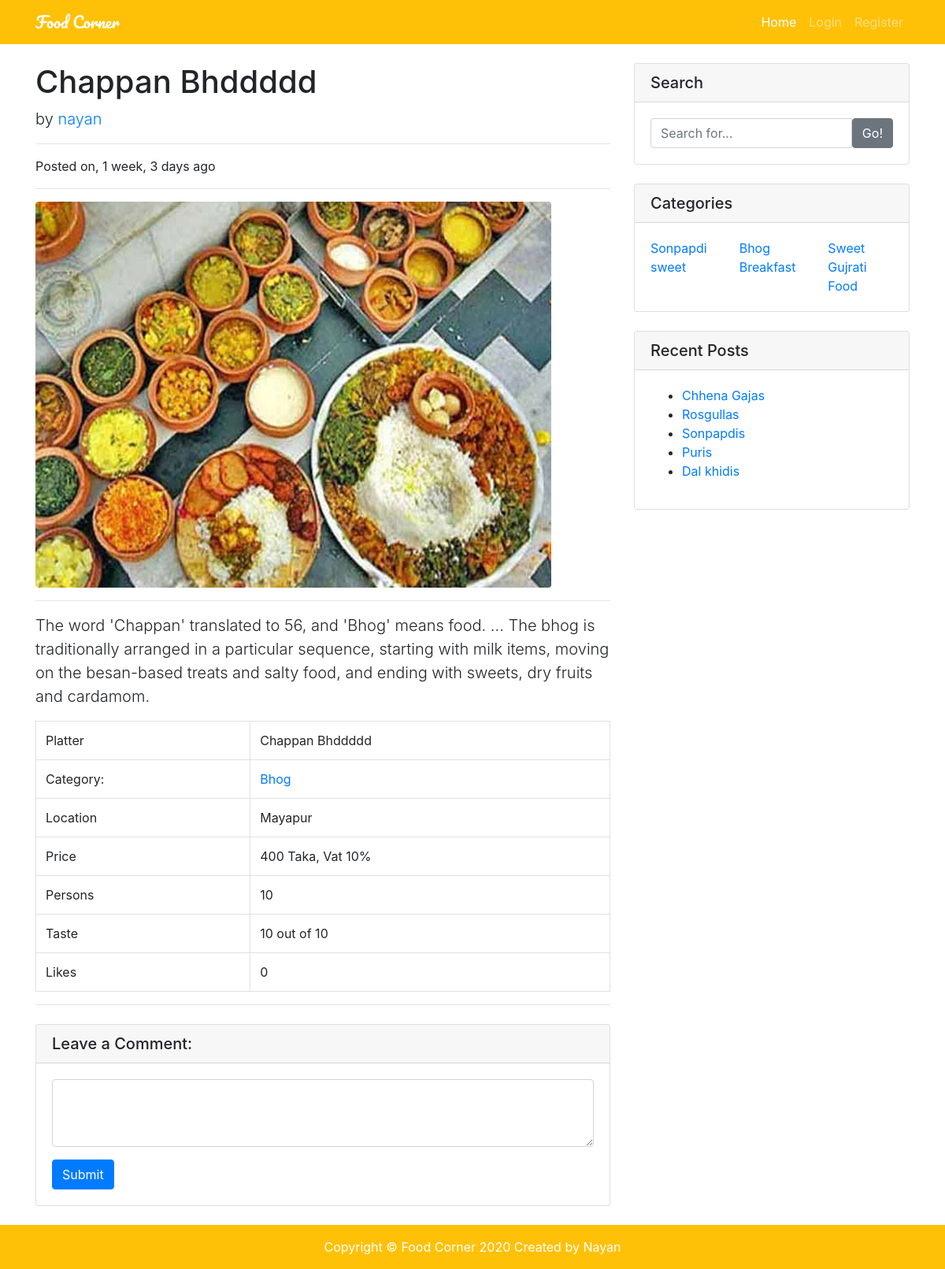
The app's page /chappan-bhddddd/ with its own data.
### restaurants/models.py (models this page shows, shortened)
class Restaurant(models.Model):
    user = models.ForeignKey(User, on_delete=models.CASCADE)
    title = models.CharField(max_length=120)
    image = models.ImageField(upload_to='restaurants/')
    categories = models.CharField(max_length=120)
    location = models.CharField(max_length=120)
    price = models.IntegerField()
    vat = models.PositiveIntegerField(default=0)
    taste = models.PositiveIntegerField(choices=choices)
    persons = models.PositiveIntegerField(choices=choices)
    details = models.TextField()
    slug = models.SlugField(unique=True, blank=True)
    likes = models.ManyToManyField(User, related_name='post_likes', blank=True)
    views = models.IntegerField(default=0,blank=True)
    created_at = models.DateTimeField(auto_now_add=True)
    updated_at = models.DateTimeField(auto_now=True)
    is_active = models.BooleanField(default=True)
    def likes_count(self):
        return self.likes.count()
    def get_categories(self):
        cats = self.categories.split(',')
        return cats

### restaurants/views.py (the view, shortened to what this page needs)
# urls.py: path('<slug:slug>/', RestaurantDetailView.as_view(), name='detail'),
class RestaurantDetailView(DetailView):
    queryset = Restaurant.objects.all()

### restaurants/context_processor.py (called while the page is built)
def categories(request):
    cat_list = []
    all_cat = Restaurant.objects.all()
    for cat in all_cat:
        name_list = cat.categories.split(',')
        for item in name_list:
            cat_list.append(item)
    cat_dict = {'categories': set(cat_list)}
    return cat_dict

def user_liked_posts(request):
    if request.user.is_authenticated:
        posts = Restaurant.objects.filter(likes=request.user.id)
        return {'user_liked_posts': posts}
    else:
        return {'user_liked_posts': None}

def recent_posts(request):
    posts = Restaurant.objects.all().order_by('-created_at')[:5]
    return {'recent_posts': posts}

### templates/restaurants/restaurant_detail.html (shortened to what this page needs)
{% extends 'base.html' %}
{% load humanize %}
{% block content %}
<div class="row">
    <div class="col-lg-8">
        <h1 class="mt-4">{{ object.title }}</h1>
        <p class="lead">
            by
            {% if object.user.get_full_name %}
            <a href="/?author={{ object.user }}">{{ object.user.get_full_name }}</a>
            {% else %}
            <a href="/?author={{ object.user }}">{{ object.user.username }}</a>
            {% endif %}
        </p>
        <hr>
        <p>Posted on, {{ object.created_at|naturaltime }}</p>
        <hr>
        <img class="img-fluid rounded" src="{{ object.image.url }}" alt="{{ object.title }}">
        <hr>
        <p class="lead">{{ object.details }}</p>
        <table class="table table-bordered">
            <tbody>
                <tr>
                    <td>Platter</td>
                    <td>{{ object.title }}</td>
                </tr>
                <tr>
                    <td>Category:</td>
                    <td>
                        {% for cat in object.get_categories %}
                        <a href="/?cat={{ cat }}">{{ cat }}</a>
                        {% endfor %}
                    </td>
                </tr>
                <tr>
                    <td>Location</td>
                    <td>{{ object.location }}</td>
                </tr>
                <tr>
                    <td>Price</td>
                    <td>{{ object.price }} Taka, Vat {{ object.vat }}%</td>
                </tr>
                <tr>
                    <td>Persons</td>
                    <td>{{ object.persons }}</td>
                </tr>
                <tr>
                    <td>Taste</td>
                    <td>{{ object.taste }} out of 10</td>
                </tr>
                <tr>
                    <td>Likes</td>
                    <td>{{ object.likes_count }}</td>
                </tr>
            </tbody>
        </table>
        <hr>
        <div class="card my-4">
            <h5 class="card-header">Leave a Comment:</h5>
            <div class="card-body">
                <form action="." method="POST">
                    <div class="form-group">
                        <textarea name="comment" class="form-control" rows="3" required></textarea>
                    </div>
                    <button type="submit" class="btn btn-primary">Submit</button>
                </form>
            </div>
        </div>
    </div>
    {% endblock content %}

### templates/partials/_widgets.html
<div class="col-md-4">
    <div class="card my-4">
        <h5 class="card-header">Search</h5>
        <div class="card-body">
            <form action="{% url 'home' %}" method="get">
                <div class="input-group">
                    <input type="search" name='q' class="form-control" placeholder="Search for..." value="{{ request.GET.q }}" required>
                    <span class="input-group-btn">
                        <button class="btn btn-secondary" type="submit">Go!</button>
                    </span>
                </div>
            </form>
        </div>
    </div>
    <div class="card my-4">
        <h5 class="card-header">Categories</h5>
        <div class="card-body">
            <div class="row">
                {% for cat in categories %}
                <div class="col-md-4">
                <a href="{% url 'home' %}?q={{ request.GET.q }}&cat={{ cat }}">{{ cat }}</a>
                </div>
                {% endfor %}
            </div>
        </div>
    </div>
    <div class="card my-4">
        <h5 class="card-header">Recent Posts</h5>
        <div class="card-body">
            <ul>
                {% for post in recent_posts %}
                <li><a href="/{{ post.slug }}">{{ post.title }}s</a></li>
                {% endfor %}
            </ul>
        </div>
    </div>
</div>
</div>

### static/restaurants/css/style.css (style rules this page uses)
body { padding-top: 56px; }

### records on screen
Restaurant: title "Chappan Bhddddd", user.username "nayan", created_at "1 week, 3 days ago", image (picture), details "The word 'Chappan' translated to 56, and 'Bhog' means food. ... The bhog is traditionally arranged in a particular sequence, starting with milk items, moving on the besan-based treats and salty food, and ending with sweets, dry fruits and cardamom.", get_categories "Bhog", location "Mayapur", price "400", vat "10", persons "10", taste "10", likes_count "0", categories "Bhog"
Restaurant: categories "Sonpapdi", title "Sonpapdi"
Restaurant: categories "Sweet", title "Rosgulla"
Restaurant: categories "sweet", title "Chhena Gaja"
Restaurant: categories "Breakfast", title "Puri"
Restaurant: categories "Gujrati Food", title "Dal khidi"
